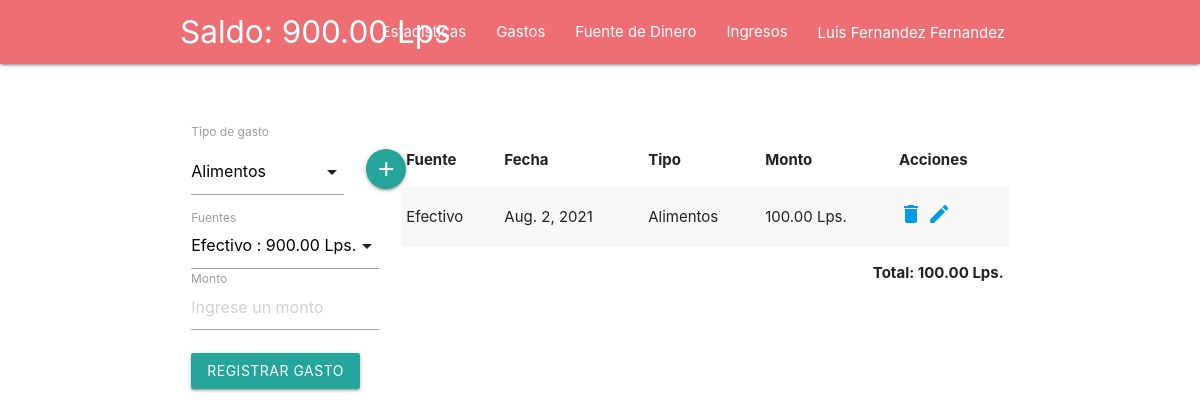
Screenshot of /gastos/ (signed in) with the database file from the repository.
### app_Clientes/models.py (models this page shows)
class Cliente(models.Model):
    Nombre  = models.CharField(max_length=25, blank=True, null=True)
    Apellido  = models.CharField(max_length=25, blank=True, null=True)
    Usuario = models.OneToOneField(User, on_delete=models.CASCADE, null=True, blank=True) #SE AGREGO DEVELOP_2
    class Meta:
        verbose_name = ("Cliente")
        verbose_name_plural =("Clientes")
    def __str__(self):
        return f"{self.Nombre} {self.Apellido}"

### app_Gastos/models.py (models this page shows, shortened)
class Gasto(models.Model):
    Fuente = models.ForeignKey('app_Fuente_Dinero.FuenteDinero',verbose_name=("Fuente") , on_delete=models.CASCADE, null=True, blank=True)
    Fecha_Registro = models.DateField()
    Tipo = models.ForeignKey(TipoGasto, verbose_name=("Tipo"), on_delete=models.CASCADE)
    Monto = models.IntegerField()
    class Meta:verbose_name_plural = ("Gastos")

class TipoGasto(models.Model):
    Tipo = models.CharField(max_length=25)
    Cliente = models.ForeignKey('app_Clientes.Cliente', verbose_name=("Cliente"), on_delete=models.CASCADE , null=True, blank=True)
    class Meta: verbose_name_plural = ("Tipo Gastos")
    def __str__(self):
        return f"{self.Tipo}"

### app_Fuente_Dinero/models.py (models this page shows, shortened)
class FuenteDinero(models.Model):
    Cliente = models.ForeignKey('app_Clientes.Cliente', verbose_name=("Cliente"), on_delete=models.CASCADE)
    Fecha_Registro = models.DateField()
    Fuente = models.CharField(max_length=25)
    Saldo = models.IntegerField()
    class Meta:
        verbose_name = ("Fuente de Dinero")
        verbose_name_plural =("Fuente de Dinero")

### app_Gastos/views.py (the view)
# urls.py: path('', views.index, name='index'),
@login_required
def index(request):
    data = Gasto.objects.filter(Fuente__Cliente__Usuario=request.user)
    data2 = TipoGasto.objects.filter(Cliente__Usuario=request.user)
    data3 = FuenteDinero.objects.filter(Cliente__Usuario=request.user)
    Saldo = FuenteDinero.objects.filter(Cliente = request.user.cliente).aggregate(t=Sum('Saldo'))['t']
    Saldo = Saldo if Saldo else 0
    TotalGastos = Gasto.objects.filter(Fuente__Cliente__Usuario=request.user).aggregate(t=Sum('Monto'))['t']
    TotalGastos=TotalGastos if TotalGastos else 0
    ctx = {
        'Gasto': data,
        'TipoGasto': data2,
        'Fuente': data3,
        'Saldo': Saldo,
        'TotalGastos': TotalGastos,
    }
    return render(request, 'gastos/index.html',ctx)

### app_Gastos/templates/gastos/index.html (shortened to what this page needs)
{% extends "base.html" %}
{% load humanize %}
{% block container %}
    <div class="row" style="margin-top: 3%">
        <div class="col s12 l3">
            {% if GastoActual %}
            <form action="{% url 'Gastos:actualizar_gasto' GastoActual.id %}" method="post">
            {% else %}
            <form action="{% url 'Gastos:registrar_gasto' %}" method="post">
            {% endif %}
                <div class="input-field" required autofocus>
                    <div class="row">
                        <div class="col l10">
                            <label>Tipo de gasto</label>
                        </div>
                        <div class="col l2">
                            <a class="btn-floating btn modal-trigger" href="#modalTipoGasto"><i class="material-icons">add</i></a>
                        </div>
                    </div>
                </div>
                <div>
                    <div class="input-field"  required autofocus>
                        <label>Fuentes</label>
                    </div>
                </div>
                <div>
                    <div class="input-field">
                        <input placeholder="Ingrese un monto" value="{{ GastoActual.Monto }}" name="monto" pattern="[0-9]+" id="monto" min="1" step="1" type="number" class="validate" required>
                        <label for="monto">Monto</label>
                    </div>
                </div>
                <div>
                    {% if GastoActual %}
                    <input type="submit" class="btn btn-success" value="Actualizar Gasto">
                    {% else %}
                    <input type="submit" class="btn btn-success" value="Registrar Gasto">
                    {% endif %}
                </div>
            </form>
        </div>
        <div class="col s12 l9">
            <table class="striped">
                <thead>
                    <tr>
                        <th>Fuente</th>
                        <th>Fecha</th>
                        <th>Tipo</th>
                        <th>Monto</th>
                        <th>Acciones</th>
                    </tr>
                </thead>
                <tbody>
                    {% for g in Gasto %}
                    <tr>
                        <td>{{ g.Fuente.Fuente }}</td>
                        <td>{{ g.Fecha_Registro }}</td>
                        <td>{{ g.Tipo }}</td>
                        <td>{{ g.Monto|floatformat:2|intcomma}} Lps.</td>
                        <td class="text-center">
                            <a onclick="if (!confirm('Confirme la eliminacion')) return false;" href="{% url 'Gastos:eliminar_gasto' g.id g.Fuente.id g.Monto %}" class="text-danger"><i class="Small material-icons">delete</i></a>
                            <a href="{% url 'Gastos:actualizar_gasto' g.id %}" class="text-danger"><i class="Small material-icons">edit</i></a>
                        </td>
                    </tr>
                    {% empty %}
                    <tr>
                        <td colspan="5" class="text-danger text-center">No se encontraron resultados</td>
                    </tr>
                    {% endfor %}
                </tbody>
                {% if TotalGastos > 0 %}
                    <tfoot>
                        <tr>
                            <td colspan="5" class="text-danger text-center">
                            <div class="right-align"><b>Total:
                                <span id="total">{{ TotalGastos |floatformat:2|intcomma}} Lps.</span>
                                </b></div>
                            </td>
                        </tr>
                    </tfoot>
                   {% endif %}
            </table>
        </div>
    </div>
{% endblock  %}
{% block saldo %}{{Saldo|floatformat:2|intcomma}} Lps{% endblock saldo %}

### global_templates/base.html (shortened to what this page needs)
{% load static %}
<!DOCTYPE html>
<html lang="en">
<head>
    <link rel="stylesheet" href="{% static 'global/css/materialize.min.css' %}">
    <link rel="stylesheet" href="{% static 'global/css/icon.css' %}">
    <link rel="stylesheet" href="{% static 'plugins/dataTable/datatables.min.css' %}">
</head>
<body>
   <nav>
    <div class="nav-wrapper container">
      <a href="/" class="brand-logo">Saldo: {% block saldo %}{% endblock saldo %}</a>
      <ul class="right hide-on-med-and-down">
        <li><a href="/">Estadisticas</a></li>
        <li><a href="{% url 'Gastos:index' %}">Gastos</a></li>
        <li><a href="{% url 'FuenteDinero:index' %}">Fuente de Dinero</a></li>
        <li><a href="{% url 'Ingresos:index' %}">Ingresos</a></li>
        <li><a class="waves-effect waves-light modal-trigger" href="#modal1">{{request.user.cliente}}</a></li>
      </ul>
    </div>
  </nav>
    <div class="container">
    <br>
    <br>
      {% block container %}
      {% endblock container %}
    </div >
</body>
</html>

### rows the page displays
Gasto: Fuente.Fuente "Efectivo", Fecha_Registro "Aug. 2, 2021", Tipo "Alimentos", Monto "100.00"

### other values shown
{{ Saldo|floatformat:2|intcomma }} "900.00"
{{ request.user.cliente }} "Luis Fernandez Fernandez"
{{ TotalGastos |floatformat:2|intcomma }} "100.00"
